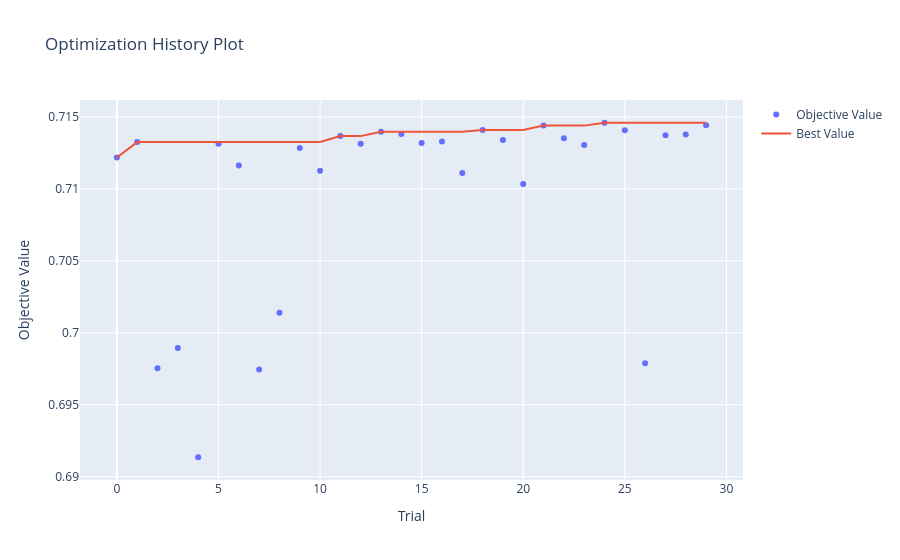
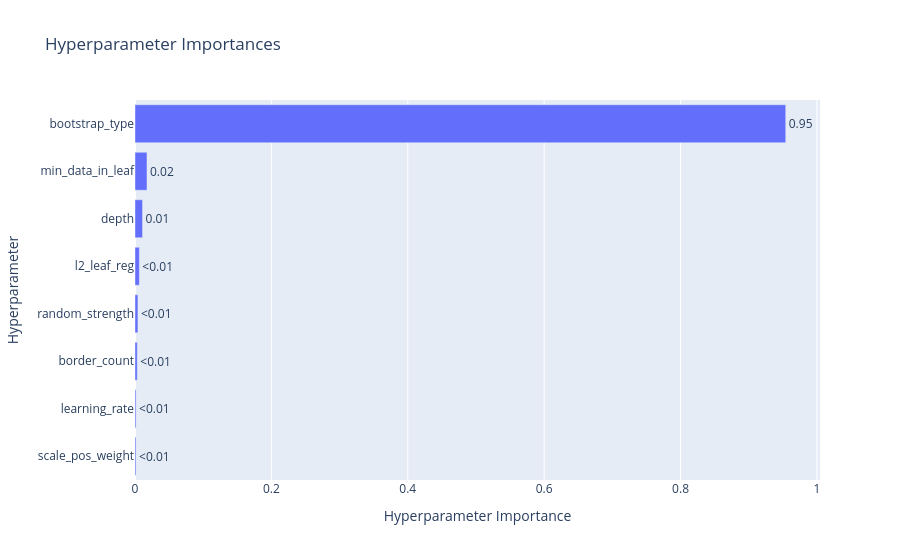
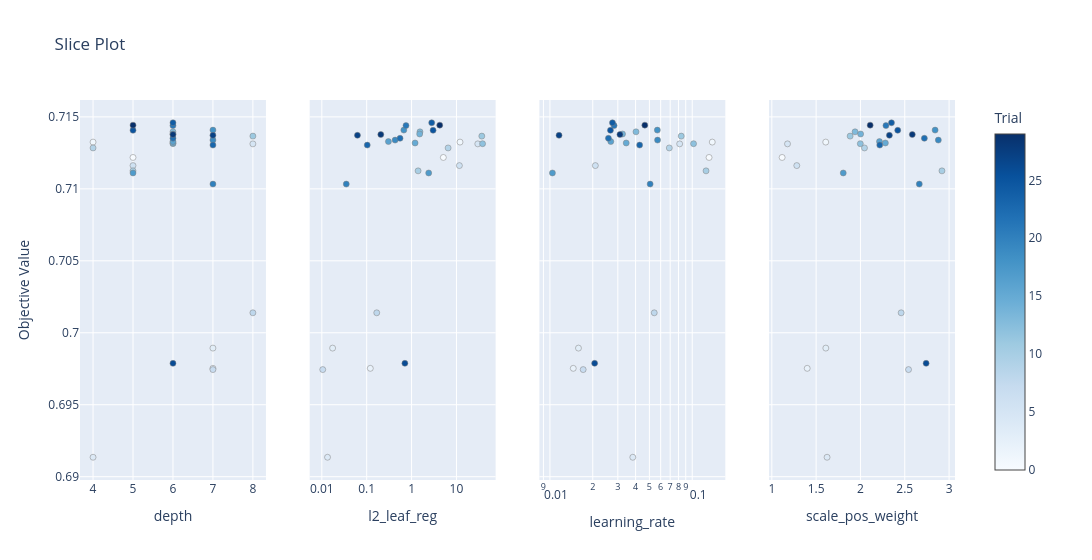

Source (notebook cell) for these figures, in order:
### Markdown cell above
## Visualisations Optuna

### Code cell
from optuna.visualization import (
    plot_optimization_history,
    plot_param_importances,
    plot_slice,
)

plot_optimization_history(study).show()
plot_param_importances(study).show()
plot_slice(study, params=["depth", "learning_rate", "scale_pos_weight", "l2_leaf_reg"]).show()

### Figure 1 — Plotly figure (JSON) as saved in the notebook; plotly's stock layout.template omitted (floating-point values rounded to 4 significant figures)
{"data": [{"mode": "markers", "name": "Objective Value", "type": "scatter", "x": [0, 1, 2, 3, 4, 5, 6, 7, 8, 9, 10, 11, 12, 13, 14, 15, 16, 17, 18, 19, 20, 21, 22, 23, 24, 25, 26, 27, 28, 29], "y": [0.7122, 0.7132, 0.6975, 0.6989, 0.6914, 0.7131, 0.7116, 0.6974, 0.7014, 0.7128, 0.7112, 0.7137, 0.7131, 0.714, 0.7138, 0.7132, 0.7133, 0.7111, 0.7141, 0.7134, 0.7103, 0.7144, 0.7135, 0.713, 0.7146, 0.7141, 0.6979, 0.7137, 0.7138, 0.7144]}, {"mode": "lines", "name": "Best Value", "type": "scatter", "x": [0, 1, 2, 3, 4, 5, 6, 7, 8, 9, 10, 11, 12, 13, 14, 15, 16, 17, 18, 19, 20, 21, 22, 23, 24, 25, 26, 27, 28, 29], "y": [0.7122, 0.7132, 0.7132, 0.7132, 0.7132, 0.7132, 0.7132, 0.7132, 0.7132, 0.7132, 0.7132, 0.7137, 0.7137, 0.714, 0.714, 0.714, 0.714, 0.714, 0.7141, 0.7141, 0.7141, 0.7144, 0.7144, 0.7144, 0.7146, 0.7146, 0.7146, 0.7146, 0.7146, 0.7146]}, {"marker": {"color": "#cccccc"}, "mode": "markers", "name": "Infeasible Trial", "showlegend": false, "type": "scatter", "x": [], "y": []}], "layout": {"title": {"text": "Optimization History Plot"}, "xaxis": {"title": {"text": "Trial"}}, "yaxis": {"title": {"text": "Objective Value"}}}}

### Figure 2 — Plotly figure (JSON) as saved in the notebook; plotly's stock layout.template omitted (floating-point values rounded to 4 significant figures)
{"data": [{"cliponaxis": false, "hovertemplate": ["scale_pos_weight (FloatDistribution): 0.0015106666451694636<extra></extra>", "learning_rate (FloatDistribution): 0.0015488753187402322<extra></extra>", "border_count (IntDistribution): 0.003327080602912982<extra></extra>", "random_strength (FloatDistribution): 0.004294504764278584<extra></extra>", "l2_leaf_reg (FloatDistribution): 0.006393729380046273<extra></extra>", "depth (IntDistribution): 0.011036902431420345<extra></extra>", "min_data_in_leaf (IntDistribution): 0.017604176090680605<extra></extra>", "bootstrap_type (CategoricalDistribution): 0.9542840647667515<extra></extra>"], "name": "Objective Value", "orientation": "h", "text": ["<0.01", "<0.01", "<0.01", "<0.01", "<0.01", "0.01", "0.02", "0.95"], "textposition": "outside", "type": "bar", "x": [0.001511, 0.001549, 0.003327, 0.004295, 0.006394, 0.01104, 0.0176, 0.9543], "y": ["scale_pos_weight", "learning_rate", "border_count", "random_strength", "l2_leaf_reg", "depth", "min_data_in_leaf", "bootstrap_type"]}], "layout": {"title": {"text": "Hyperparameter Importances"}, "xaxis": {"title": {"text": "Hyperparameter Importance"}}, "yaxis": {"title": {"text": "Hyperparameter"}}}}

### Figure 3 — Plotly figure (JSON) as saved in the notebook; plotly's stock layout.template omitted (floating-point values rounded to 4 significant figures)
{"data": [{"marker": {"color": [0, 1, 2, 3, 4, 5, 6, 7, 8, 9, 10, 11, 12, 13, 14, 15, 16, 17, 18, 19, 20, 21, 22, 23, 24, 25, 26, 27, 28, 29], "colorbar": {"title": {"text": "Trial"}, "x": 1, "xpad": 40}, "colorscale": [[0, "rgb(247,251,255)"], [0.125, "rgb(222,235,247)"], [0.25, "rgb(198,219,239)"], [0.375, "rgb(158,202,225)"], [0.5, "rgb(107,174,214)"], [0.625, "rgb(66,146,198)"], [0.75, "rgb(33,113,181)"], [0.875, "rgb(8,81,156)"], [1, "rgb(8,48,107)"]], "line": {"color": "Grey", "width": 0.5}, "showscale": true}, "mode": "markers", "name": "Feasible Trial", "showlegend": false, "type": "scatter", "x": [5, 4, 7, 7, 4, 8, 5, 7, 8, 4, 5, 8, 6, 6, 6, 6, 6, 5, 7, 7, 7, 6, 6, 7, 6, 5, 6, 7, 6, 5], "xaxis": "x", "y": [0.7122, 0.7132, 0.6975, 0.6989, 0.6914, 0.7131, 0.7116, 0.6974, 0.7014, 0.7128, 0.7112, 0.7137, 0.7131, 0.714, 0.7138, 0.7132, 0.7133, 0.7111, 0.7141, 0.7134, 0.7103, 0.7144, 0.7135, 0.713, 0.7146, 0.7141, 0.6979, 0.7137, 0.7138, 0.7144], "yaxis": "y"}, {"marker": {"color": [0, 1, 2, 3, 4, 5, 6, 7, 8, 9, 10, 11, 12, 13, 14, 15, 16, 17, 18, 19, 20, 21, 22, 23, 24, 25, 26, 27, 28, 29], "colorbar": {"title": {"text": "Trial"}, "x": 1, "xpad": 40}, "colorscale": [[0, "rgb(247,251,255)"], [0.125, "rgb(222,235,247)"], [0.25, "rgb(198,219,239)"], [0.375, "rgb(158,202,225)"], [0.5, "rgb(107,174,214)"], [0.625, "rgb(66,146,198)"], [0.75, "rgb(33,113,181)"], [0.875, "rgb(8,81,156)"], [1, "rgb(8,48,107)"]], "line": {"color": "Grey", "width": 0.5}, "showscale": false}, "mode": "markers", "name": "Feasible Trial", "showlegend": false, "type": "scatter", "x": [5.101, 12.0, 0.1204, 0.0174, 0.0134, 29.87, 11.63, 0.01048, 0.1675, 6.518, 1.398, 36.7, 38.2, 1.538, 1.515, 1.197, 0.3048, 2.407, 0.6723, 0.4294, 0.03505, 0.7512, 0.5532, 0.1028, 2.81, 3.014, 0.7094, 0.06221, 0.2063, 4.241], "xaxis": "x2", "y": [0.7122, 0.7132, 0.6975, 0.6989, 0.6914, 0.7131, 0.7116, 0.6974, 0.7014, 0.7128, 0.7112, 0.7137, 0.7131, 0.714, 0.7138, 0.7132, 0.7133, 0.7111, 0.7141, 0.7134, 0.7103, 0.7144, 0.7135, 0.713, 0.7146, 0.7141, 0.6979, 0.7137, 0.7138, 0.7144], "yaxis": "y2"}, {"marker": {"color": [0, 1, 2, 3, 4, 5, 6, 7, 8, 9, 10, 11, 12, 13, 14, 15, 16, 17, 18, 19, 20, 21, 22, 23, 24, 25, 26, 27, 28, 29], "colorbar": {"title": {"text": "Trial"}, "x": 1, "xpad": 40}, "colorscale": [[0, "rgb(247,251,255)"], [0.125, "rgb(222,235,247)"], [0.25, "rgb(198,219,239)"], [0.375, "rgb(158,202,225)"], [0.5, "rgb(107,174,214)"], [0.625, "rgb(66,146,198)"], [0.75, "rgb(33,113,181)"], [0.875, "rgb(8,81,156)"], [1, "rgb(8,48,107)"]], "line": {"color": "Grey", "width": 0.5}, "showscale": false}, "mode": "markers", "name": "Feasible Trial", "showlegend": false, "type": "scatter", "x": [0.1313, 0.1383, 0.01459, 0.01587, 0.03823, 0.08159, 0.02085, 0.01713, 0.05408, 0.069, 0.125, 0.08369, 0.1021, 0.04025, 0.03237, 0.03436, 0.02677, 0.01041, 0.05685, 0.05705, 0.05059, 0.02824, 0.02577, 0.0427, 0.0275, 0.02662, 0.02062, 0.01159, 0.03104, 0.04642], "xaxis": "x3", "y": [0.7122, 0.7132, 0.6975, 0.6989, 0.6914, 0.7131, 0.7116, 0.6974, 0.7014, 0.7128, 0.7112, 0.7137, 0.7131, 0.714, 0.7138, 0.7132, 0.7133, 0.7111, 0.7141, 0.7134, 0.7103, 0.7144, 0.7135, 0.713, 0.7146, 0.7141, 0.6979, 0.7137, 0.7138, 0.7144], "yaxis": "y3"}, {"marker": {"color": [0, 1, 2, 3, 4, 5, 6, 7, 8, 9, 10, 11, 12, 13, 14, 15, 16, 17, 18, 19, 20, 21, 22, 23, 24, 25, 26, 27, 28, 29], "colorbar": {"title": {"text": "Trial"}, "x": 1, "xpad": 40}, "colorscale": [[0, "rgb(247,251,255)"], [0.125, "rgb(222,235,247)"], [0.25, "rgb(198,219,239)"], [0.375, "rgb(158,202,225)"], [0.5, "rgb(107,174,214)"], [0.625, "rgb(66,146,198)"], [0.75, "rgb(33,113,181)"], [0.875, "rgb(8,81,156)"], [1, "rgb(8,48,107)"]], "line": {"color": "Grey", "width": 0.5}, "showscale": false}, "mode": "markers", "name": "Feasible Trial", "showlegend": false, "type": "scatter", "x": [1.116, 1.608, 1.399, 1.609, 1.623, 1.177, 1.282, 2.543, 2.459, 2.045, 2.92, 1.884, 1.999, 1.939, 2.002, 2.281, 2.215, 1.806, 2.842, 2.878, 2.664, 2.288, 2.721, 2.218, 2.35, 2.421, 2.741, 2.327, 2.585, 2.11], "xaxis": "x4", "y": [0.7122, 0.7132, 0.6975, 0.6989, 0.6914, 0.7131, 0.7116, 0.6974, 0.7014, 0.7128, 0.7112, 0.7137, 0.7131, 0.714, 0.7138, 0.7132, 0.7133, 0.7111, 0.7141, 0.7134, 0.7103, 0.7144, 0.7135, 0.713, 0.7146, 0.7141, 0.6979, 0.7137, 0.7138, 0.7144], "yaxis": "y4"}], "layout": {"title": {"text": "Slice Plot"}, "width": 1200, "xaxis": {"anchor": "y", "domain": [0, 0.2125], "title": {"text": "depth"}}, "xaxis2": {"anchor": "y2", "domain": [0.2625, 0.475], "title": {"text": "l2_leaf_reg"}, "type": "log"}, "xaxis3": {"anchor": "y3", "domain": [0.525, 0.7375], "title": {"text": "learning_rate"}, "type": "log"}, "xaxis4": {"anchor": "y4", "domain": [0.7875, 1], "title": {"text": "scale_pos_weight"}}, "yaxis": {"anchor": "x", "domain": [0, 1], "title": {"text": "Objective Value"}}, "yaxis2": {"anchor": "x2", "domain": [0, 1], "matches": "y", "showticklabels": false}, "yaxis3": {"anchor": "x3", "domain": [0, 1], "matches": "y", "showticklabels": false}, "yaxis4": {"anchor": "x4", "domain": [0, 1], "matches": "y", "showticklabels": false}}}
